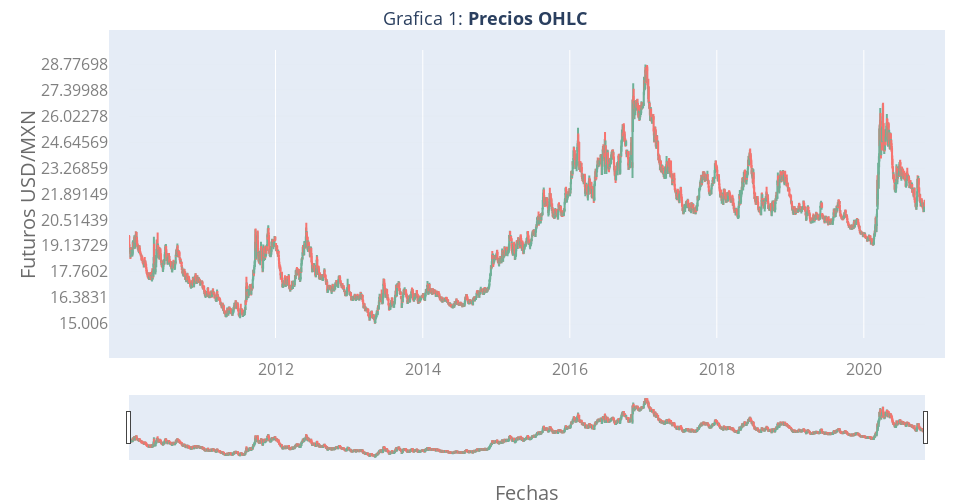

Notebook code cell kept with this figure:
### Code cell
# General dataframe with all the data for the project
general_data = dt.ohlc_data.copy()

# ------------------------------------------------------------- PLOT 1: MXN/USD Historical Future Prices -- #
# --------------------------------------------------------------- -------------------------------------- -- #

# Plot 1 : time series candlesticks OHLC historical prices
plot_1 = vs.g_ohlc(p_ohlc=general_data, p_theme=dt.theme_plot_1, p_vlines=None)

# Render plot
plot_1

### Figure 1 — Plotly figure (JSON) as saved in the notebook; plotly's stock layout.template omitted (floating-point values rounded to 4 significant figures; data arrays with more than 128 entries replaced by an {"elided": "..."} marker saying what was removed)
{"data": [{"close": {"elided": "3367 float values"}, "high": {"elided": "3367 float values"}, "low": {"elided": "3367 float values"}, "name": "ohlc", "opacity": 0.7, "open": {"elided": "3367 float values"}, "type": "candlestick", "x": {"elided": "3367 str values"}}], "layout": {"autosize": true, "height": 500, "margin": {"b": 20, "l": 50, "pad": 20, "r": 50, "t": 50}, "title": {"font": {"size": 18}, "text": "Grafica 1:<b> Precios OHLC </b>", "x": 0.5}, "width": 975, "xaxis": {"autorange": true, "range": ["2010-01-02 12:00", "2020-10-30 12:00"], "rangebreaks": [{"bounds": ["sat", "sun"], "pattern": "day of week"}], "rangeslider": {"autorange": true, "range": ["2010-01-02 12:00", "2020-10-30 12:00"], "yaxis": {"_template": null, "rangemode": "match"}}, "showgrid": true, "tickfont": {"color": "grey", "size": 16}, "title": {"font": {"color": "#6b6b6b", "size": 20}, "text": "Fechas"}, "type": "date"}, "yaxis": {"automargin": true, "autorange": true, "gridcolor": "lightgrey", "gridwidth": 0.05, "range": [14.24, 29.54], "showgrid": true, "tickfont": {"color": "grey", "size": 16}, "tickvals": [15.01, 16.38, 17.76, 19.14, 20.51, 21.89, 23.27, 24.65, 26.02, 27.4, 28.78], "title": {"font": {"color": "#6b6b6b", "size": 20}, "text": "Futuros USD/MXN"}, "zeroline": false}}}
